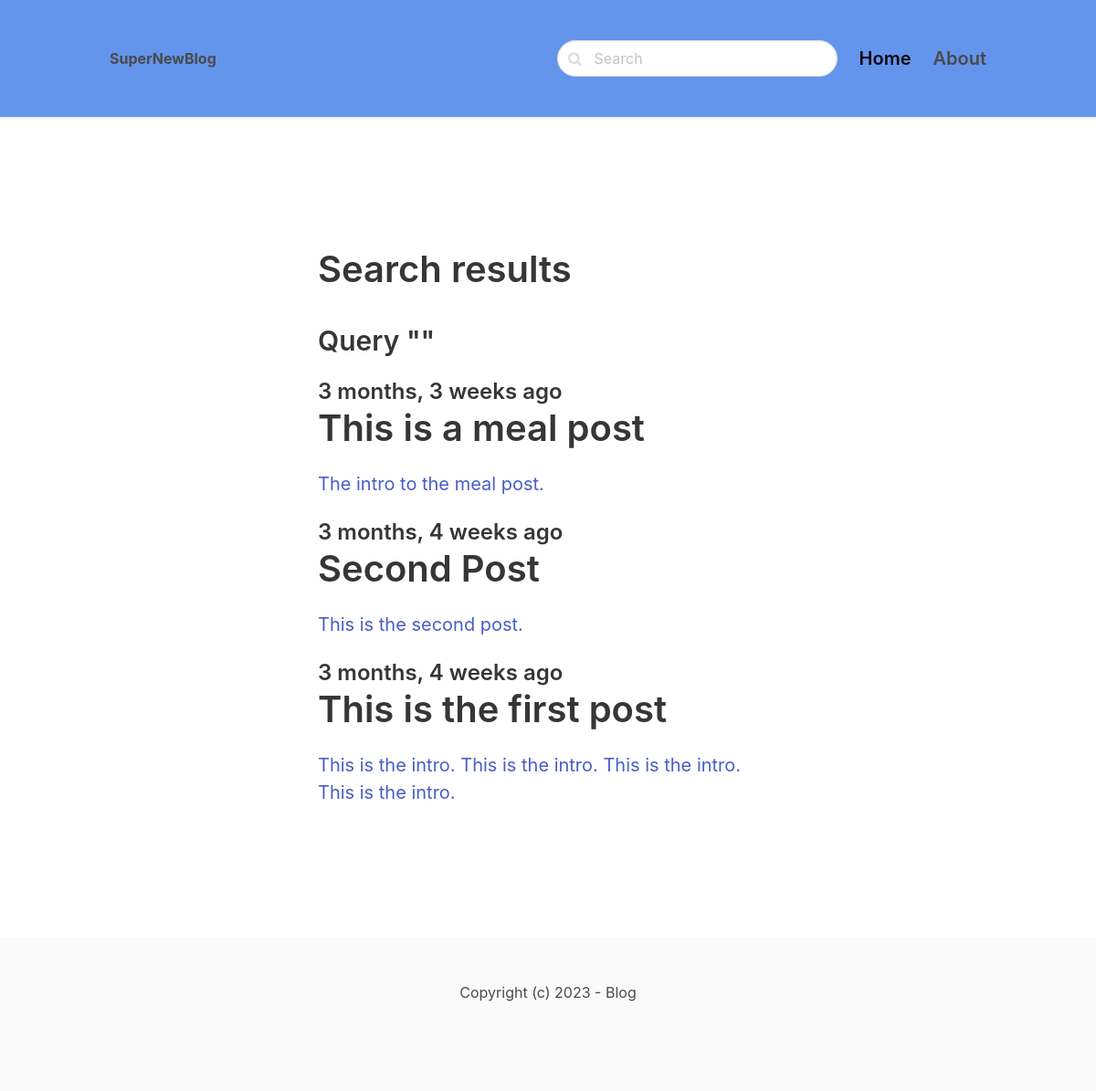
The app's page /search/, older data.
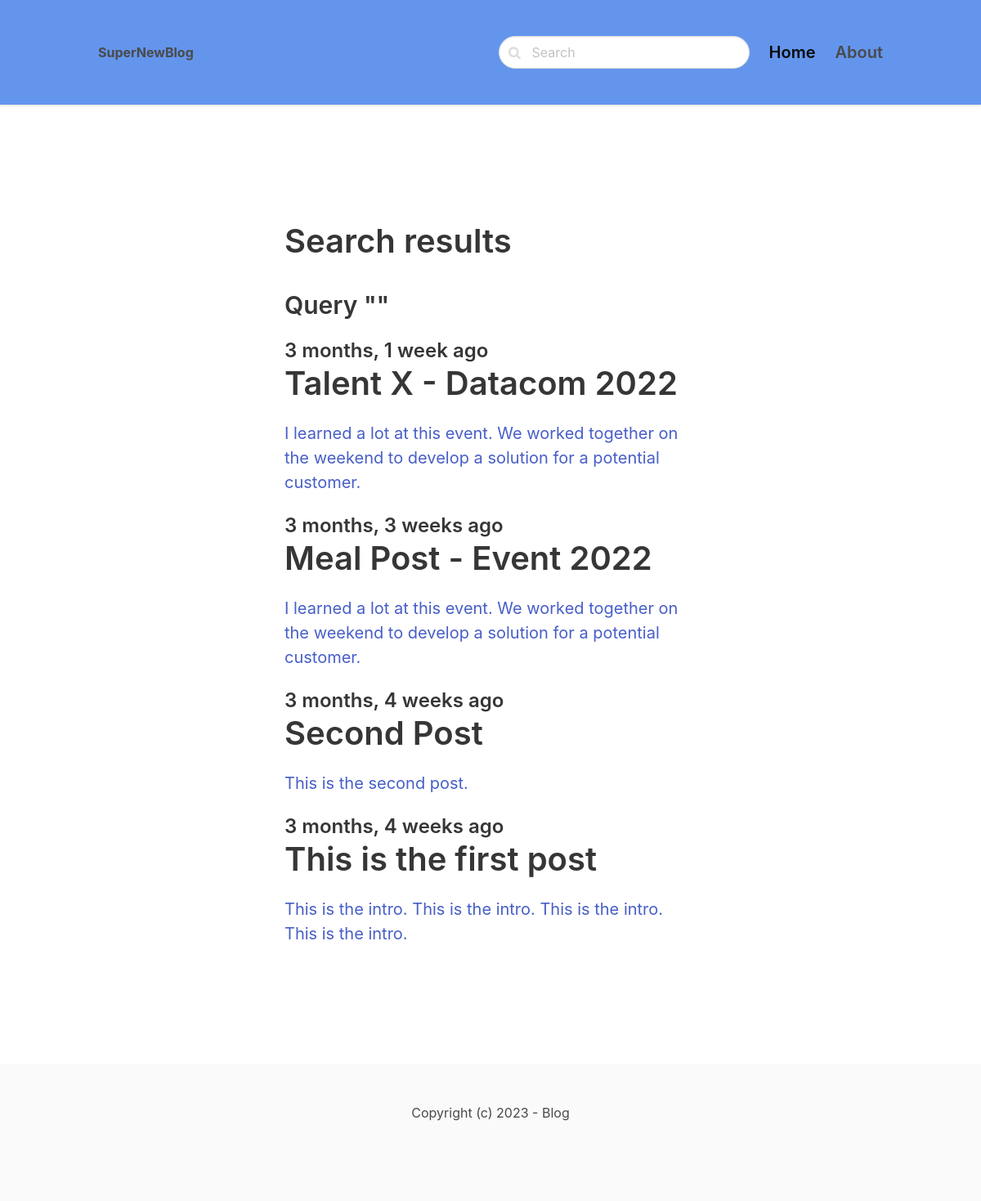
The same page, newer data.
### blog/models.py (models this page shows, shortened)
class Post(models.Model):
    ACTIVE = 'active'
    DRAFT = 'draft'
    CHOICES_STATUS = (
        (ACTIVE, 'Active'),
        (DRAFT, 'Draft')
    )
    category = models.ForeignKey(Category, related_name='posts', on_delete=models.CASCADE)
    title = models.CharField(max_length=255)
    slug = models.SlugField()
    intro = models. TextField()
    body = models.TextField()
    created_at = models.DateTimeField(auto_now_add=True)
    status = models.CharField(max_length=10, choices=CHOICES_STATUS, default=ACTIVE)
    image = models.ImageField(upload_to='uploads/', blank=True, null=True)
    class Meta:
        ordering = ('-created_at',)

### blog/views.py (the view)
# urls.py: path('search/', views.search, name='search'),
def search(request):
    query = request.GET.get('query', '')
    posts = Post.objects.filter(status=Post.ACTIVE).filter(Q(title__icontains=query) | Q(intro__icontains=query) | Q(body__icontains=query))
    return render(request, 'blog/search.html', {'posts': posts, 'query': query})

### blog/templates/blog/search.html (shortened to what this page needs)
{% extends 'core/base.html' %}
{% block content %}
<section class="hero">
    <div class="hero-body">
        <div class="container">
            <section class="section">
                <div class="columns">
                    <div class="column is-8 is-offset-2">
                        <div class="content is-medium">
                            <h1>Search results</h1>
                            <h3>Query "{{ query }}"</h3>
                        </div>
                        {% for post in posts %}
                            <div class="content is-medium">
                                <a href="{% url 'post_detail' post.category.slug post.slug %}">
                                <h2 class="subtitle is-4">{{ post.created_at|timesince }} ago</h2>
                                <h1 class="title">{{ post.title }}</h1>
                                <p>{{ post.intro }}</p>
                                </a>
                            </div>
                        {% empty %}
                            <div class="content">
                                <p>No result for the given query.</p>
                            </div>
                        {% endfor %}
                    </div>
                </div>
            </section>
        </div>
    </div>
</section>
{% endblock %}

### core/templates/core/base.html (shortened to what this page needs)
<!DOCTYPE html>
<html>
    <head>
        <link rel="stylesheet" href="https://unpkg.com/bulma@0.9.2/css/bulma.min.css">
        <link href="https://stackpath.bootstrapcdn.com/font-awesome/4.7.0/css/font-awesome.min.css" rel="stylesheet">
    </head>
    <body>
        <nav class="navbar">
            <div class="container">
                <div class="navbar-brand">
                    <a class="navbar-item" href="/">
                        <strong>SuperNewBlog</strong>
                    </a>
                </div>
                <div id="navbarMenu" class="navbar-menu">
                    <div class="navbar-end">
                        <div class="navbar-item">
                            <form method="get" action="{% url 'search' %}">
                                <div class="control has-icons-left">
                                    <input class="input is-rounded" name="query" type="text" placeholder="Search">
                                    <span class="icon is-left">
                                    </span>
                                </div>
                            </form>
                        </div>
                        <a href="/" class="navbar-item is-active is-size-5 has-text-weight-semibold">
                            Home
                        </a>
                        <a href="{% url 'about' %}" class="navbar-item is-size-5 has-text-weight-semibold">
                            About
                        </a>
                    </div>
                </div>
            </div>
        </nav>
        <section class="section">
            <div class="container">
                {% block content %}
                {% endblock %}
            </div>
        </section>
        <footer class="footer">
            <div class="content has-text-centered">
                <p>
                    Copyright (c) 2023 - Blog
                </p>
            </div>
        </footer>
    </body>
</html>

### core/templates/core/base.html (style rules this page uses)
nav.navbar { height: 8rem !important; box-shadow: 0 1px 3px 0 rgba(0, 0, 0, .1), 0 1px 2px 0 rgba(0, 0, 0, .06) !important; background-color:cornflowerblue; }

Row changes from the older to the newer data that the page shows:
added Post: created_at "3 months, 1 week", title "Talent X - Datacom 2022", intro "I learned a lot at this event. We worked together on the weekend to develop a solution for a potential customer."
changed Post: title "This is a meal post" → "Meal Post - Event 2022"; intro "The intro to the meal post." → "I learned a lot at this event. We worked together on the weekend to develop a solution for a potential customer."
